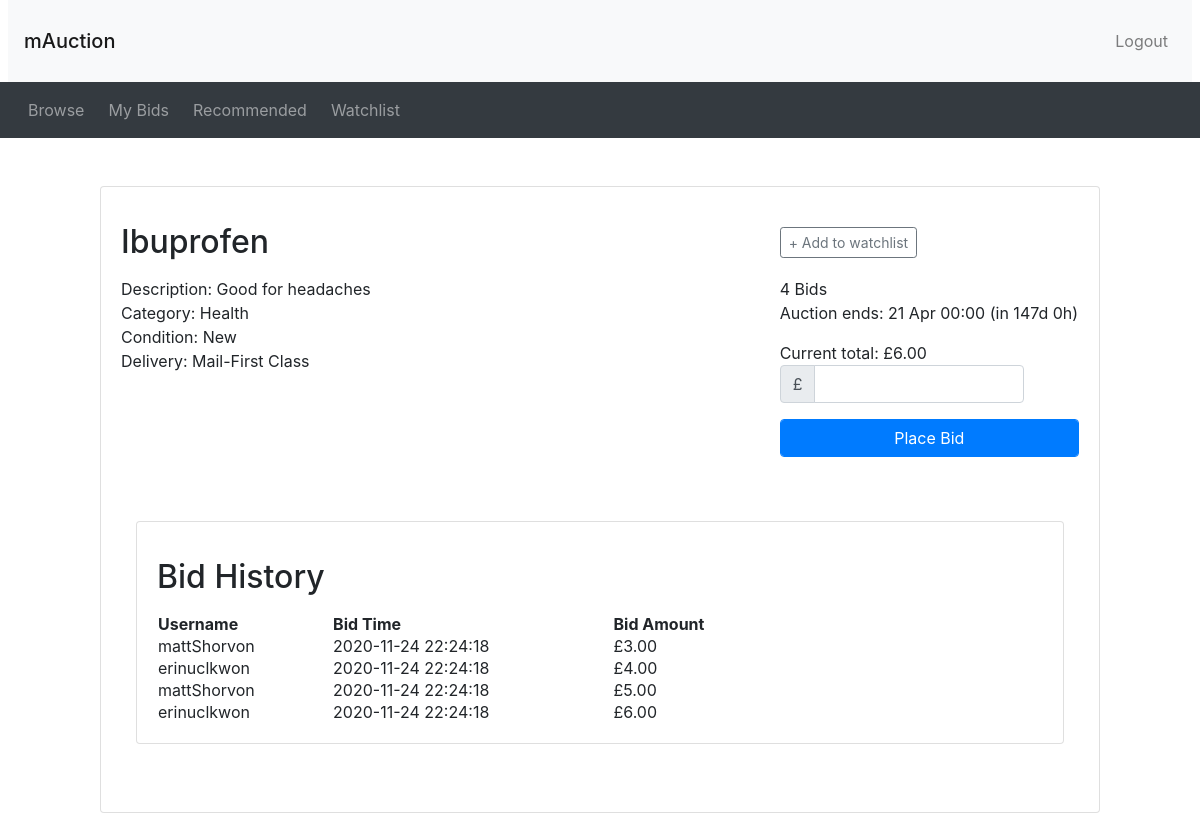
/listing.php?item_id=1 (signed in), run on the app's committed database.
### tables this page shows
CREATE TABLE Auction (
saleItemID INT NOT NULL AUTO_INCREMENT,
itemName VARCHAR(200) NOT NULL,
userName VARCHAR(45) NOT NULL, 
category VARCHAR(100) NOT NULL,
startPrice DECIMAL NOT NULL,
description VARCHAR(300) NOT NULL, 
endDate DATETIME NOT NULL, 
delivery VARCHAR(20) NOT NULL, 
itemCondition VARCHAR(30) NOT NULL, 
PRIMARY KEY (saleItemID));

CREATE TABLE Bid (
bidID INT NOT NULL AUTO_INCREMENT,
userName VARCHAR(45) NOT NULL,
bidTime DATETIME NOT NULL DEFAULT CURRENT_TIMESTAMP,
saleItemID INT NOT NULL,
bidAmount DECIMAL NOT NULL,
PRIMARY KEY (bidID));

### utilities.php (called while the page is built, shortened)
<?php
function display_time_remaining($interval)
{
  if ($interval->days == 0 && $interval->h == 0) {
    $time_remaining = $interval->format('%im %Ss');
  } else if ($interval->days == 0) {
    $time_remaining = $interval->format('%hh %im');
  } else {
    $time_remaining = $interval->format('%ad %hh');
  }
  return $time_remaining;
}
?>

### listing.php (the view, shortened to what this page needs)
<?php include_once("header.php") ?>
<?php require("utilities.php") ?>
<?php include("connection.php") ?>
<?php
$item_id = $_GET['item_id'];
$query = "SELECT Auction.*, MAX(bidAmount), COUNT(bidID)
	  FROM Auction, Bid where Auction.saleItemID=$item_id and Bid.saleItemID=$item_id";
$result = mysqli_query($connection, $query) or die('Error making select bid and auction query' . mysqli_error($connection));
while ($row = mysqli_fetch_assoc($result)) {
  $item_id = $row['saleItemID'];
  $itemName = $row['itemName'];
  $description = $row['description'];
  $category = $row['category'];
  $condition = $row['itemCondition'];
  $delivery = $row['delivery'];
  $startPrice = $row['startPrice'];
  $endDate = $row['endDate'];
  $current_price = $row['MAX(bidAmount)'];
  $num_bids = $row['COUNT(bidID)'];
}
$end_time = new DateTime($endDate);
$commission = (0.05 * $current_price);
$finalPrice = ($current_price - $commission);
$now = new DateTime("now");
if ($now < $end_time) {
  $time_to_end = date_diff($now, $end_time);
  $time_remaining = ' (in ' . display_time_remaining($time_to_end) . ')';
}
$has_session = "";
?>
<?php if (isset($_SESSION['logged_in']) && $_SESSION['logged_in'] == true) : ?>
  <?php
  if (isset($_SESSION['logged_in']) && $_SESSION['logged_in'] == true) {
    $watching = false;
    $has_session = true;
  }
  ?>
  <div class="container my-5">
    <div style="max-width: 1000px; margin: 10px auto">
      <div class="card">
        <div class="card-body">
          <div class="row">
            <div class="col-sm-8">
              <h2 class="my-3"><?php echo ($itemName); ?></h2>
            </div>
            <div class="col-sm-4 align-self-center">
              <?php
              if ($now < $end_time) :
              ?>
                <div id="watch_nowatch" <?php if ($has_session && $watching) echo ('style="display: none"'); ?>>
                  <button type="button" class="btn btn-outline-secondary btn-sm" onclick="addToWatchlist()">+ Add to watchlist</button>
                </div>
              <?php endif ?>
            </div>
          </div>
          <div class="row">
            <div class="col-sm-8">
              <div class="itemDescription">
                Description: <?php echo ($description); ?>
              </div>
              <div class="itemcategory">
                Category: <?php echo ($category); ?>
              </div>
              <div class="itemcondition">
                Condition: <?php echo ($condition); ?>
              </div>
              <div class="itemdelivery">
                Delivery: <?php echo ($delivery); ?>
              </div>
            </div>
            <div class="col-sm-4">
              <?php if ($num_bids == 1) {
                echo $num_bids, ' Bid';
              } else {
                echo $num_bids, ' Bids';
              } ?>
              <p>
                <?php if ($now > $end_time) : ?>
                  This auction ended on: <?php echo (date_format($end_time, 'j M H:i')) ?></p>
              <div>
                <?php if ($current_price == 0) {  ?>
                  This item was not sold
                <?php } else { ?>
                  The winning bid was: £<?php echo number_format($current_price, 2) ?>
                  <div>
                    We take 0.05% commission, which works out to £<?php echo number_format($commission, 2) ?> on this item
                    <div>
                      So, the seller receives: £<?php echo number_format($finalPrice, 2) ?>
                    <?php }
                    ?>
                    </div>
                  <?php else : ?>
                    Auction ends: <?php echo (date_format($end_time, 'j M H:i') . $time_remaining) ?>
                    <div>
                      <?php if ($current_price != 0) { ?>
                        Current total: £<?php echo number_format($current_price, 2) ?>
                      <?php } else { ?>
                        The start price is: £<?php echo number_format($startPrice, 2) ?>
                      <?php }
                      ?>
                    </div>
                    <form method="POST" action="place_bid_result.php?item_id=<?= $item_id ?>">
                      <div class="form-group row">
                        <div class="col-sm-10">
                          <div class="input-group">
                            <div class="input-group-prepend">
                              <span class="input-group-text">£</span>
                            </div>
                            <input type="number" class="form-control" name="bidAmount" id="bidAmount">
                          </div>
                        </div>
                      </div>
                      <button type="submit" name="submit" class="btn btn-primary form-control">Place Bid</button>
                    </form>
                  <?php endif ?>
                <?php endif ?>
                  </div>
              </div>
              <?php include_once("footer.php") ?>
              <?php if ($now < $end_time) : ?>
                <div class="container my-5">
                  <div style="max-width: 1000px; margin: 10px auto">
                    <div class="card">
                      <div class="card-body">
                        <div class="bidhistory">
                          <div class="row">
                            <div class="col-sm-8">
                              <h2 class="my-3">Bid History</h2>
                            </div>
                          </div>
                          <?php
                          $query = "SELECT * FROM Bid WHERE saleItemID=$item_id";
                          $result = mysqli_query($connection, $query) or die('Error making select users query' . mysqli_error($connection));
                          echo '<table style="width:70%">
      <th>Username</th>
      <th>Bid Time</th>
      <th>Bid Amount</th>';
                          while ($row = mysqli_fetch_assoc($result)) {
                            $userName = $row["userName"];
                            $bidTime = $row["bidTime"];
                            $bidAmount = $row["bidAmount"];
                            echo '<tr>
        <td>' . $userName . ' </td>
        <td>' . $bidTime . ' </td>
        <td>£' . number_format($bidAmount, 2) . ' </td>
        </tr>';
                          }
                          ?>
                        </div>
                      </div>
                    </div>
                  </div>
                </div>
              <?php endif; ?>

### data on the page
auction: itemName "Ibuprofen", description "Good for headaches", category "Health", itemCondition "New", delivery "Mail-First Class", endDate "21 Apr 00:00", endDate "(in 147d 0h)"
bid: userName "mattShorvon", bidTime "2020-11-24 22:24:18", bidAmount "3.00"
bid: userName "erinuclkwon", bidTime "2020-11-24 22:24:18", bidAmount "4.00"
bid: userName "mattShorvon", bidTime "2020-11-24 22:24:18", bidAmount "5.00"
bid: userName "erinuclkwon", bidTime "2020-11-24 22:24:18", bidAmount "6.00"

### other printed values
$num_bids "4"
$current_price "6.00"
